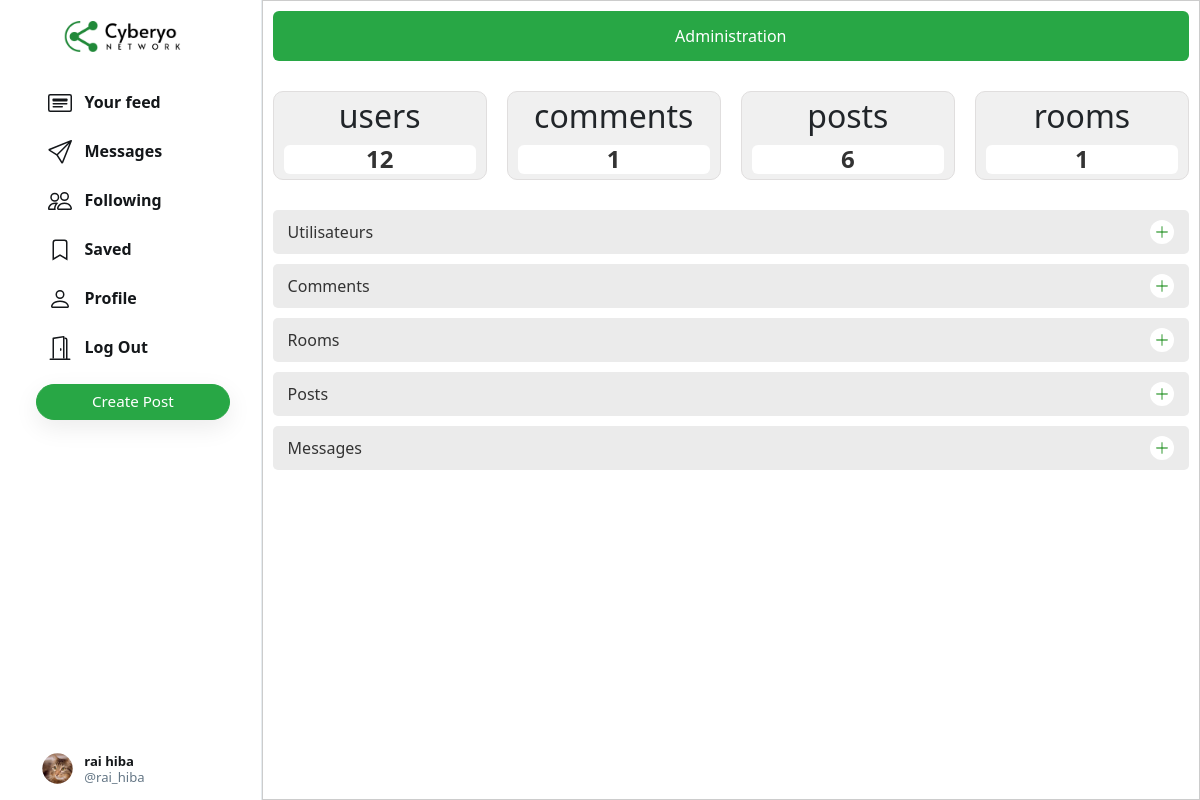
The page /n/admin/ (signed in) on the database its author committed.
### network/models.py (models this page shows, shortened)
class User(AbstractUser):
    profile_pic = models.ImageField(upload_to='profile_pic/')
    bio = models.TextField(max_length=160, blank=True, null=True)
    cover = models.ImageField(upload_to='covers/', blank=True)

### network/views.py (the view)
# urls.py: path("n/admin/", views.admin_panel, name="admin_panel"),
def admin_panel(request):
    is_admin = request.user.groups.filter(name='administrateur').exists()
    nbuser=User.objects.all().count()
    nbro=Room.objects.all().count()
    nbpos=Post.objects.all().count()
    nbcom=Comment.objects.all().count()
    return render(request,"network/admin.html",{"is_admin":is_admin,"nbuser":nbuser,"nbro":nbro,"nbcom":nbcom,"nbpos":nbpos})

### network/templates/network/admin.html (shortened to what this page needs)
{% extends "network/layout.html" %}
{% load static %}
{% block body %}
<div class="main-div">
  <div class="navbar">
    <div class="center-text">
      Administration
    </div>
  </div>
<div class="stato">
<div class="sd"> <h2>users</h2> <h2 class="d">{{nbuser}}</h2></div>
<div class="sd"><h2>comments</h2>
<h2 class="d">{{nbcom}}</h2></div>
<div class="sd"><h2>posts</h2>
<h2 class="d">{{nbpos}}</h2></div>
<div class="sd"><h2>rooms</h2>
<h2 class="d">{{nbro}}</h2></div>
</div>
  <ul class="navigation">
    <li>
      <a href="{% url 'admin_user' %}">
        Utilisateurs</a>
      <a href="{% url 'add_user' %}" class="icon-link">
        <svg class="icon" width="24" height="24" viewBox="0 0 24 24">
          <path fill="green"
            d="M12 2c.4 0 .7.3.7.7v8.6h8.6c.4 0 .7.3.7.7s-.3.7-.7.7h-8.6v8.6c0 .4-.3.7-.7.7s-.7-.3-.7-.7v-8.6h-8.6c-.4 0-.7-.3-.7-.7s.3-.7.7-.7h8.6v-8.6c0-.4.3-.7.7-.7z">
          </path>
        </svg>
      </a>
    </li>
    <li><a href="{% url 'admin_comment' %}" class="icon-link">Comments</a>
      <a href="{% url 'add_comment' %}" class="icon-link">
        <svg class="icon" width="24" height="24" viewBox="0 0 24 24">
          <path fill="green"
            d="M12 2c.4 0 .7.3.7.7v8.6h8.6c.4 0 .7.3.7.7s-.3.7-.7.7h-8.6v8.6c0 .4-.3.7-.7.7s-.7-.3-.7-.7v-8.6h-8.6c-.4 0-.7-.3-.7-.7s.3-.7.7-.7h8.6v-8.6c0-.4.3-.7.7-.7z">
          </path>
        </svg>
      </a>
    </li>
    <li><a href="{% url 'admin_room' %}"  class="icon-link">Rooms</a>
      <a href="{% url 'add_room' %}" class="icon-link">
        <svg class="icon" width="24" height="24" viewBox="0 0 24 24">
          <path fill="green"
            d="M12 2c.4 0 .7.3.7.7v8.6h8.6c.4 0 .7.3.7.7s-.3.7-.7.7h-8.6v8.6c0 .4-.3.7-.7.7s-.7-.3-.7-.7v-8.6h-8.6c-.4 0-.7-.3-.7-.7s.3-.7.7-.7h8.6v-8.6c0-.4.3-.7.7-.7z">
          </path>
        </svg>
      </a></li>
    <li><a href="{% url 'admin_post' %}" class="icon-link">Posts</a>
      <a href="{% url 'add_post' %}" class="icon-link">
        <svg class="icon" width="24" height="24" viewBox="0 0 24 24">
          <path fill="green"
            d="M12 2c.4 0 .7.3.7.7v8.6h8.6c.4 0 .7.3.7.7s-.3.7-.7.7h-8.6v8.6c0 .4-.3.7-.7.7s-.7-.3-.7-.7v-8.6h-8.6c-.4 0-.7-.3-.7-.7s.3-.7.7-.7h8.6v-8.6c0-.4.3-.7.7-.7z">
          </path>
        </svg>
      </a></li>
      <li><a href="{% url 'admin_message' %}" class="icon-link">Messages</a>
        <a href="{% url 'add_message' %}" class="icon-link">
          <svg class="icon" width="24" height="24" viewBox="0 0 24 24">
            <path fill="green"
              d="M12 2c.4 0 .7.3.7.7v8.6h8.6c.4 0 .7.3.7.7s-.3.7-.7.7h-8.6v8.6c0 .4-.3.7-.7.7s-.7-.3-.7-.7v-8.6h-8.6c-.4 0-.7-.3-.7-.7s.3-.7.7-.7h8.6v-8.6c0-.4.3-.7.7-.7z">
            </path>
          </svg>
        </a></li>
  </ul>
</div>
{% endblock %}

### network/templates/network/layout.html (shortened to what this page needs)
{% load static %}
<!DOCTYPE html>
<html lang="en">
    <head>
        <link rel="stylesheet" href="https://stackpath.bootstrapcdn.com/bootstrap/4.4.1/css/bootstrap.min.css">
        <link href="{% static 'network/styles.css' %}" rel="stylesheet">
        <link rel="stylesheet" href="https://use.fontawesome.com/releases/v5.15.1/css/all.css">
    </head>
    <body>
        <div class="body" data-page="{{page}}">
            <div class="sidenav">
                <a href="{% url 'index' %}" class="navbar-brand">
                    <img src="{% static 'network/Images/logo.png' %}" height="31px">
                </a>
                <div style="height: 100%;">
                    <div>
                        <div>
                            <ul>
                                <li class="nav-item" id="all_posts">
                                <a href="{% url 'index' %}" class="nav-link">
                                    <div>
                                        &nbsp;&nbsp;Your feed
                                    </div>
                                </a>
                                </li>
                                {% if user.is_authenticated %}
                                    <li class="nav-item" id="messaging">
                                        <a href="{% url 'chatting' %}" class="nav-link">
                                            <div>
                                                &nbsp;&nbsp;Messages
                                            </div>
                                        </a>
                                    </li>
                                    <li class="nav-item" id="following">
                                        <a href="{% url 'following' %}" class="nav-link">
                                            <div>
                                                &nbsp;&nbsp;Following
                                            </div>
                                        </a>
                                    </li>
                                    <li class="nav-item" id="saved">
                                        <a href="{% url 'saved' %}" class="nav-link">
                                            <div>
                                                <svg width="1.5em" height="1.5em" viewBox="0 0 16 16" class="bi bi-bookmark" fill="currentColor" xmlns="http://www.w3.org/2000/svg">
                                                    <path fill-rule="evenodd" d="M8 12l5 3V3a2 2 0 0 0-2-2H5a2 2 0 0 0-2 2v12l5-3zm-4 1.234l4-2.4 4 2.4V3a1 1 0 0 0-1-1H5a1 1 0 0 0-1 1v10.234z"/>
                                                  </svg>
                                                &nbsp;&nbsp;Saved
                                            </div>
                                        </a>
                                    </li>
                                    <li class="nav-item" id="profile">
                                        <a href="{% url 'profile' user.username %}" class="nav-link">
                                            <div>
                                                &nbsp;&nbsp;Profile
                                            </div>
                                        </a>
                                    </li>
                                    <li class="nav-item" id="logout">
                                        <a href="{% url 'logout' %}" class="nav-link">
                                            <div>
                                                &nbsp;&nbsp;Log Out
                                            </div>
                                        </a>
                                    </li>
                                {% endif %}
                            </ul>
                        </div>
                        {% if user.is_authenticated %}
                            <button id="popup-btn" class="btn btn-success new-post-btn" onclick="createpost()">Create Post</button>
                        {% endif %}
                    </div>
                    <div style="position: absolute; bottom: 10px;">
                        {% if user.is_authenticated %}
                            <li class="nav-item sidenav-user">
                                <a href="{% url 'profile' user.username %}" class="nav-link">
                                    <div class="user_account">
                                        <div class="small-profilepic" style="float: left; background-image: url(/media/{{user.profile_pic}})"></div>
                                        <div style="height: 2.7vw; margin: auto;">
                                            <div style="margin-top: 4px;"><strong>{{user.first_name}} {{user.last_name}}</strong></div>
                                            <div class="grey" style="margin-top: 4px;">@{{ user.username }}</div>
                                        </div>
                                    </div>
                                </a>
                            </li>
                        {% endif %}
                    </div>
                </div>
            </div>
            {%block chat%}
            {% block body %}
            {% endblock %}
            </div>
            {% endblock %}
</body>
</html>

### network/static/network/styles.css (style rules this page uses)
.body { display: flex; min-height: 100%; font-family: system-ui, sans-serif; }
.btn { border-radius: 20px; padding: 0.32rem 1rem 0.375rem 1rem; }
.btn, .btn:focus, .btn:active { box-shadow: none !important; -webkit-box-shadow: none !important; }
.grey { color: #657786; }
svg { vertical-align: text-top; }
.sidenav { height: 100%; width: 21.8%; position: fixed; top: 0; left: 0; padding: 15px; list-style: none; border-right: .5px solid #e6ecf0; z-index: 100; padding-left: 3%; background-color: white; }
.sidenav ul { list-style: none; padding-left: 0px; margin-top: 3vh; }
.sidenav li { margin-top: 7px; }
.sidenav .nav-link { color: #14171a; line-height: .7em; font-weight: 700; padding: 0px; }
.sidenav .nav-link > div { padding: 10px 20px 8px 12px; border-radius: 25px; line-height: 0.9em; width: max-content; }
.new-post-btn { padding-left: 55px !important; padding-right: 55px !important; font-size: .95em; font-weight: 530; box-shadow: rgba(0, 0, 0, 0.08) 0px 8px 24px !important; }
.user_account { display: flex; font-size: .82rem; font-weight: normal; padding-top: 3px !important; padding-bottom: 3px !important; padding-left: 3px !important; }
.user_account .small-profilepic { transform: scale(.82); margin-left: auto; margin-top: auto; }
.main-div { position: relative; width: 47.25%; min-height: 100vh; left: 21.8%; }
.small-profilepic { width: 3.1vw; height: 3.1vw; border-radius: 9999px; overflow: hidden; margin-right: 8px; background-size: cover; background-repeat: no-repeat; background-position: center; box-sizing: content-box; }

### network/templates/network/admin.html (style rules this page uses)
.main-div { width: 78.2%; border: 1px solid #ccc; padding: 10px; }
.navigation { list-style: none; padding: 0; margin: 0; }
.navigation li { margin-bottom: 10px; background-color: #ebebeb; border-radius: 5px; display: flex; justify-content: space-between; align-items: center; padding: 10px 15px; }
.navigation a { text-decoration: none; color: #333; display: flex; align-items: center; }
.icon { background-color: white; padding: 5px; border-radius: 50%; cursor: pointer; }
.navbar { display: flex; justify-content: center; align-items: center; background-color: #28a745; color: white; height: 50px; border-radius: 6px; }
.stato { margin: 30px 0 ; display: flex; justify-content: space-between; gap: 20px; width: 100%; flex-wrap: nowrap; }
.sd { background-color: #f0f0f0; text-align: center; padding:5px 10px; border: 1px solid #e0dede; border-radius: 10px; flex: 1; min-width: 150px; }
.d { margin: 0; font-size: 1.5rem; color: #333; background-color: rgb(255, 255, 255); border-radius: 6px; }
.sd h2:nth-child(2) { margin-top: 10px; font-weight: bold; color: #333; }

### rows shown on the page
User: profile_pic (picture), first_name "rai", last_name "hiba", username "rai_hiba"

### other values the page prints
{{ nbuser }} "12"
{{ nbcom }} "1"
{{ nbpos }} "6"
{{ nbro }} "1"
